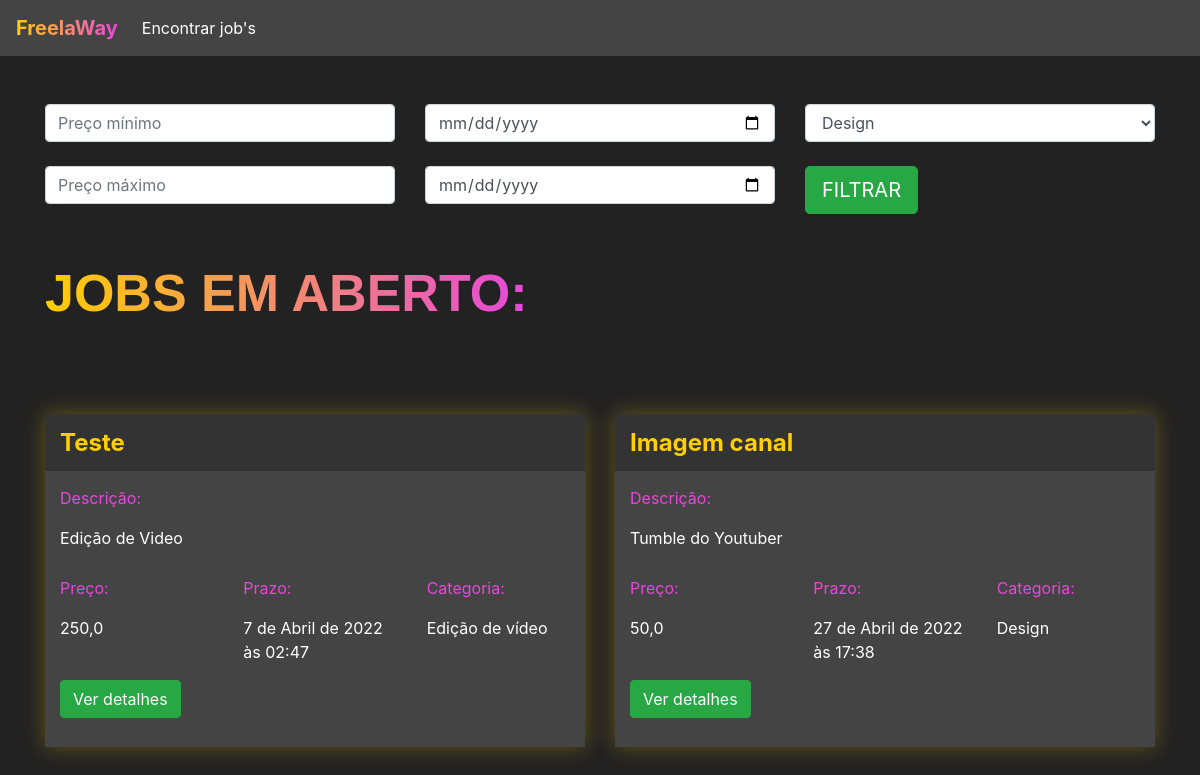
The app's page /jobs/encontrar_jobs/ (signed in), older data.
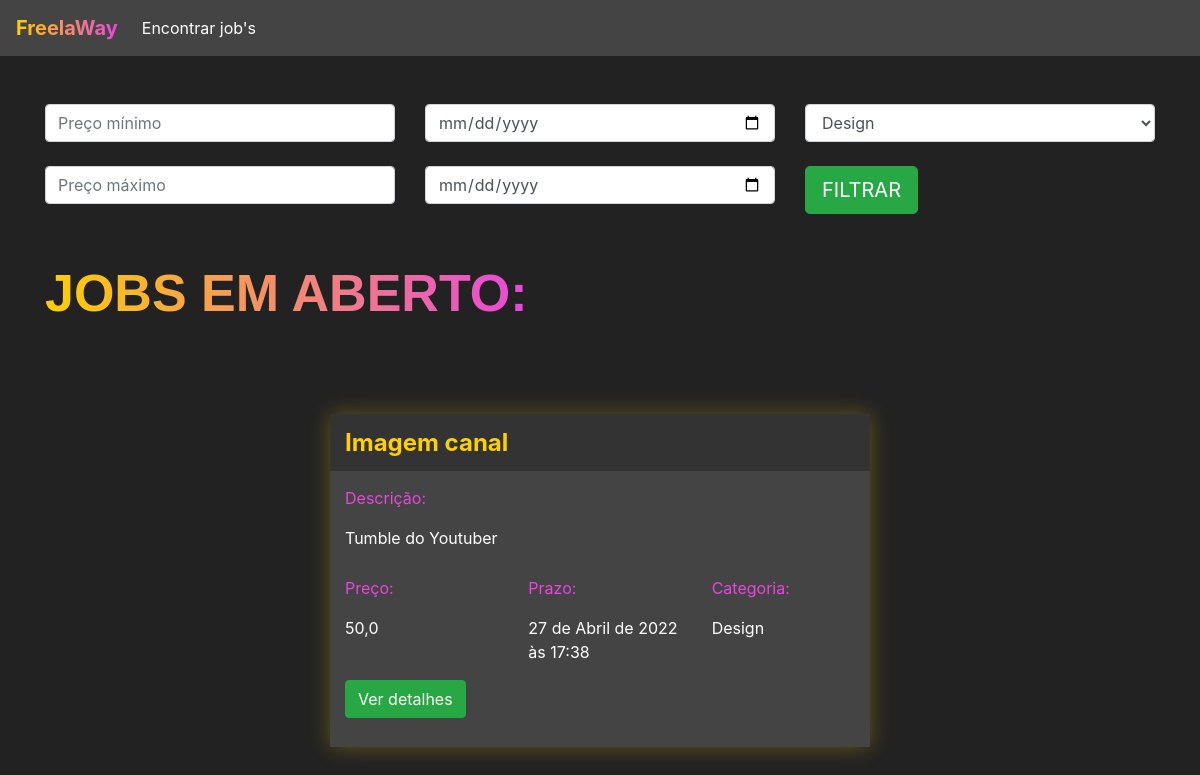
The same page, newer data.
### jobs/models.py (models this page shows)
class Jobs(models.Model):
    categoria_choices = (('D', 'Design'),
                        ('EV', 'Edição de Vídeo'))
    status_choices = (('C', 'Em criação'),
                     ('AA', 'Aguardando aprovação'),
                     ('F', 'Finalizado'))
    titulo = models.CharField(max_length=200)
    descricao = models.TextField()
    categoria = models.CharField(max_length=2, choices=categoria_choices, default="D")
    prazo_entrega = models.DateTimeField()
    preco = models.FloatField()
    referencias = models.ManyToManyField(Referencias)
    profissional = models.ForeignKey(User, on_delete=models.DO_NOTHING, null=True, blank=True)
    reservado = models.BooleanField(default=False)
    status = models.CharField(max_length=2, default='C')
    arquivo_final = models.FileField(null=True)

### jobs/views.py (the view)
# urls.py: path('encontrar_jobs/', views.encontrar_jobs, name="encontrar_jobs"),
@login_required(login_url='/auth/logar')
def encontrar_jobs(request):
    if request.method == "GET":
        preco_minimo = request.GET.get('preco_minimo')
        preco_maximo = request.GET.get('preco_maximo')
        prazo_minimo = request.GET.get('prazo_minimo')
        prazo_maximo = request.GET.get('prazo_maximo')
        categoria = request.GET.get('categoria')
        if preco_minimo or preco_maximo or prazo_minimo or prazo_maximo or categoria:
            if not preco_minimo:
                    preco_minimo = 0
            if not preco_maximo:
                    preco_maximo = 999999
            if not prazo_minimo:
                    prazo_minimo = datetime(year=1900, month=1, day=1)
            if not prazo_maximo:
                    prazo_maximo = datetime(year=3000, month=1, day=1)
            if categoria == 'D':
                categoria = ['D', ]
            elif categoria == 'EV':
                categoria = ['EV', ]
            jobs = Jobs.objects.filter(preco__gte=preco_minimo)\
                    .filter(preco__lte=preco_maximo)\
                    .filter(prazo_entrega__gte=prazo_minimo)\
                    .filter(prazo_entrega__lte=prazo_maximo)\
                    .filter(categoria__in=categoria)\
                    .filter(reservado=False)
        else:
            jobs = Jobs.objects.filter(reservado=False)
        return render(request, 'encontrar_jobs.html', {'jobs': jobs})

### jobs/models.py (called while the page is built)
    def __str__(self) -> str:
        return self.arquivo.url

### autenticacao/templates/encontrar_jobs.html (shortened to what this page needs)
{% extends 'base.html' %}
{% load static %}
{% block 'head' %}
<link rel="stylesheet" href="{% static 'jobs/css/encontrar_jobs.css' %}">
{% endblock %}
{% block 'body' %}
    <div class="container">
    <br>
    <br>
        <div class="row">
            <div class="col-sm">
            <form action="{% url 'encontrar_jobs' %}" method="GET">{% csrf_token %}
                <input type="text" class="form-control" placeholder="Preço mínimo" name="preco_minimo">
                <br>
                <input type="text" class="form-control" placeholder="Preço máximo" name="preco_maximo">
            </div>
            <div class="col-sm">
                <input type="date" class="form-control" name="prazo_minimo">
                <br>
                <input type="date" class="form-control" name="prazo_maximo">
            </div>
            <div class="col-sm">
                <select class="form-control" name="categoria">
                    <option value="D">Design</option>
                </select>
                <br>
                <input type="submit" class="btn btn-success btn-lg" value="FILTRAR">
            </div>
        </div>
        <br>
        <br>
        <h2 class="titulo">JOBS EM ABERTO:</h2>
        <div class="row justify-content-around">
            {% for job in jobs %}
                <div class="col-6 row-card">
                    <div class="card-job">
                        <div class="header-job">
                        <h4 class="titulo-job">{{job.titulo}}</h4>
                        </div>
                        <div class="body-job">
                            <p class="titulo-body">Descrição:</p>
                            <div style="width: 70%">
                                <p>{{job.descricao}}</p>
                            </div>
                            <div class="row">
                                <div class="col-4">
                                    <p class="titulo-body">Preço:</p>
                                    <p>{{job.preco}}</p>
                                </div>
                                <div class="col-4">
                                    <p class="titulo-body">Prazo:</p>
                                    <p>{{job.prazo_entrega}}</p>
                                </div>
                                <div class="col-4">
                                    <p class="titulo-body">Categoria:</p>
                                    <p>{% if job.categoria == 'D'%}
                                            Design
                                        {% else %}
                                            Edição de vídeo
                                        {% endif%}
                                    </p>
                                </div>
                            </div>
                            <button class="btn btn-success" data-toggle="modal" data-target="#modal-{{job.id}}">Ver detalhes</button>
                            <br>
                            <br>
                        </div>
                    </div>
                </div>
            {% endfor %}
{% endblock %}

Row changes from the older to the newer data that the page shows:
no longer on this page (row edited): Jobs: titulo "Teste", descricao "Edição de Video", preco "250,0", prazo_entrega "7 de Abril de 2022 às 02:47", categoria "Edição de vídeo"
